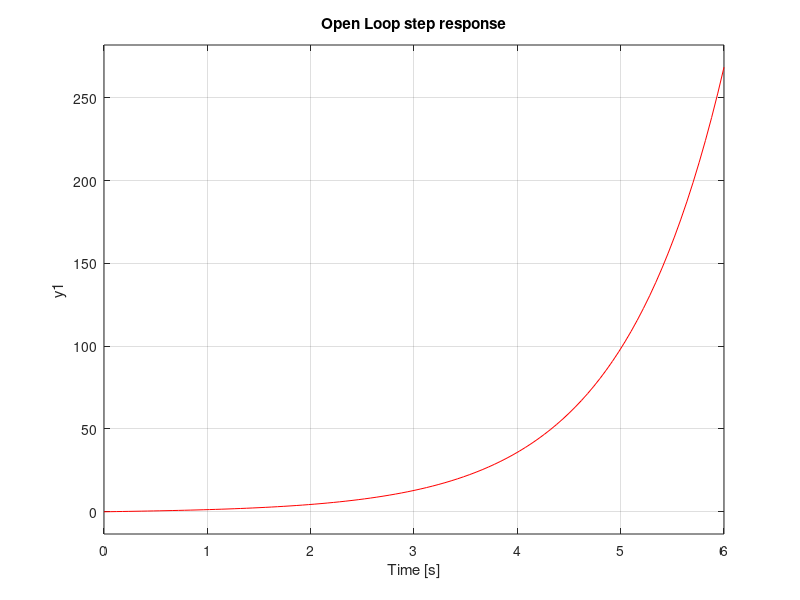
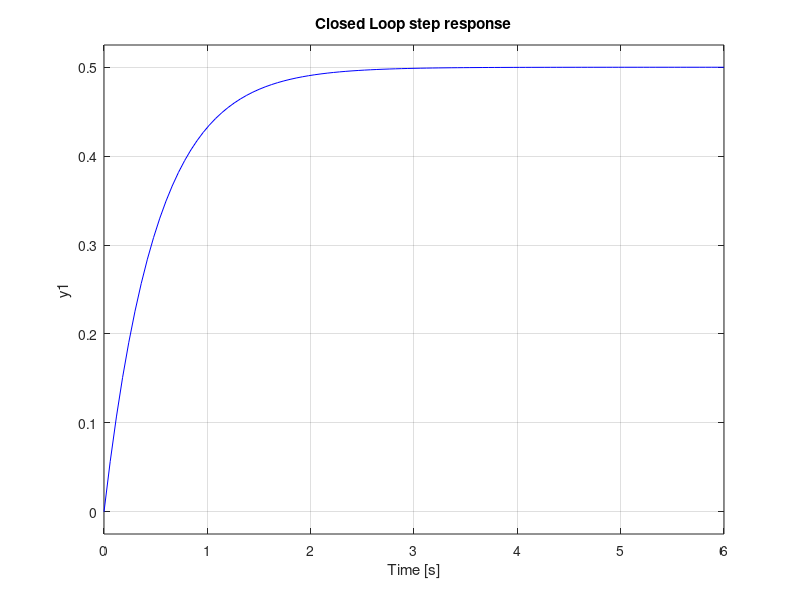
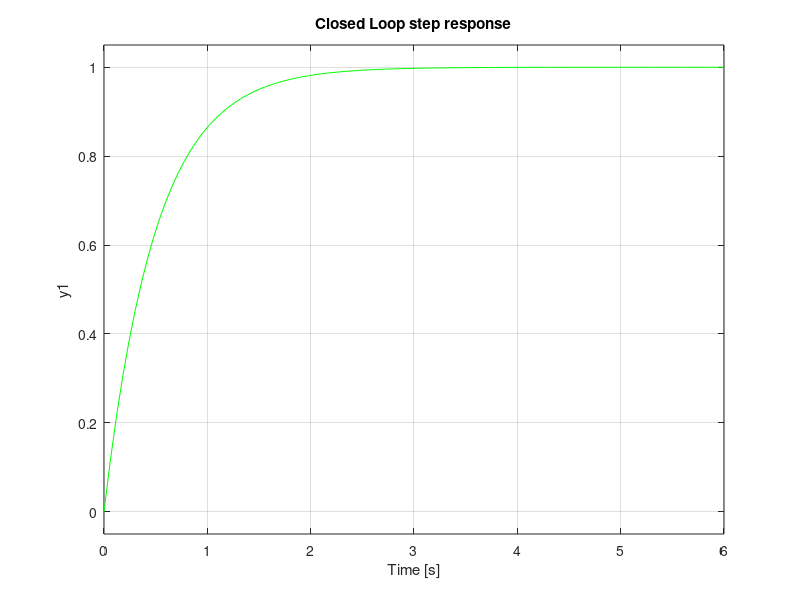

Recreate these plots in MATLAB, in order.
clc

% State Matrices 
A = [ 0 1 ; 2 -1  ] ; 
%display(A) ;
B = [1 ; 0] ; 
C = [1 0]; 
D = 0 ;

% Create state space object 
sys = ss(A, B, C, D) ; 
% display(sys) ; 

% Open Loop eigenvalues
E = eig(A) ; 
display(E) ; 

% Open Loop step response 
figure(1)
step(sys ,'r') ; 
title('Open Loop step response')  ;
grid on;  

% Desired poles
P = [-2 -1]; 

% Solve for K using pole placement 
K = place(A,B,P) ; 
display(K) ; 

% Closed Loop eigenvalues
A_star = A - B*K ; 
E_cl = eig(A_star) ; 
display(E_cl) ; 

% Closed Loop step response 

sys_cl = ss(A_star, B, C, D) ; 
figure(2)
step(sys_cl ,'b') ; 
title('Closed Loop step response') ; 
grid on;  

% For steady state error 
kr = 1/ dcgain(sys_cl) ; 

sys_cl_scaled = ss(A_star, B*kr, C, D); 
figure(3)
step(sys_cl_scaled ,'g') ; 
title('Closed Loop step response') ; 
grid on;  




